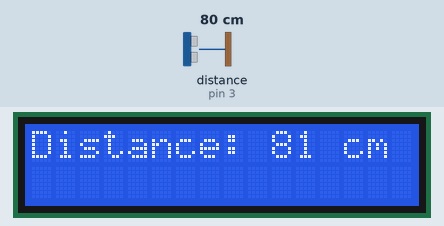
Bench run of a sketch on a simulated Arduino Uno, built with avr-gcc and run on an emulated ATmega328P. On the bench: 16×2 character LCD. The inputs (shaded band) are chosen by the test bench; at power-on: distance to the obstacle (sensor on pin 3) 80 cm. The echo pulse lasts 58.3 µs per cm.

Above: at 1.2 s.
1.3 s: distance to the obstacle (sensor on pin 3) set to 2 cm
At 2.4 s:
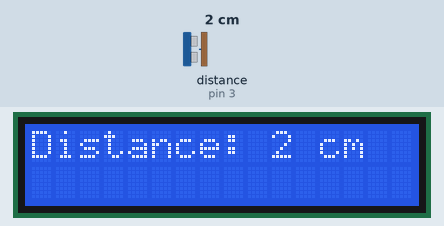
2.8 s: distance to the obstacle (sensor on pin 3) set to 35 cm
At 3.1 s:
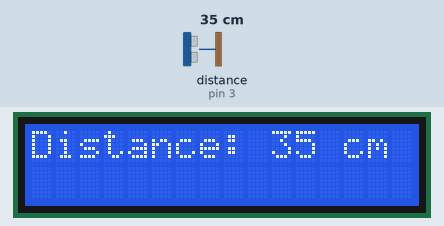
5.8 s: distance to the obstacle (sensor on pin 3) set to 9 cm
At 6.3 s:
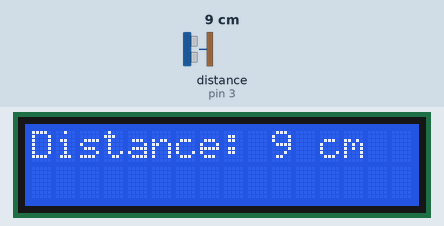
Timing chart, 0 to 8.8 s (numbered marks = the images above; inputs shaded):
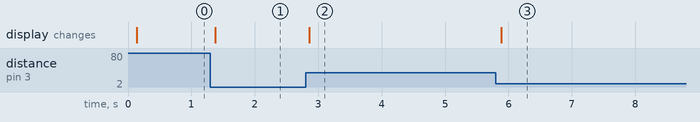

Measured:
- after the input at 1.3 s, the display: changes after 0.07 s (image 1)
- after the input at 2.8 s, the display: changes after 0.06 s (image 2)
- after the input at 5.8 s, the display: changes after 0.08 s (image 3)

The sketch:

Flood-Arduino.ino
```cpp
#include <NewPing.h>               // Include the NewPing library for ultrasonic sensor
#include <Wire.h>                  // Include the Wire library for I2C communication
#include <LiquidCrystal_I2C.h>     // Include the LiquidCrystal_I2C library for the LCD

#define TRIGGER_PIN  2            // Define the trigger pin of the ultrasonic sensor
#define ECHO_PIN     3            // Define the echo pin of the ultrasonic sensor
#define MAX_DISTANCE 200          // Define the maximum distance to measure (in centimeters)

NewPing sonar(TRIGGER_PIN, ECHO_PIN, MAX_DISTANCE);  // Create a NewPing object

LiquidCrystal_I2C lcd(0x27, 16, 2);  // Initialize the LCD with I2C address 0x27

void setup() {
  lcd.init();                      // Initialize the LCD
  lcd.backlight();                 // Turn on the backlight
}

void loop() {
  delay(50);  // Wait for 50 milliseconds

  unsigned int distance = sonar.ping_cm();  // Get the distance measured by the ultrasonic sensor (in centimeters)

  lcd.clear();  // Clear the LCD screen
  lcd.setCursor(0, 0);  // Set cursor to the first column of the first row
  lcd.print("Distance: ");  // Print "Distance: " on the LCD
  lcd.print(distance);  // Print the distance measured on the LCD
  lcd.print(" cm");  // Print " cm" on the LCD
}
```
